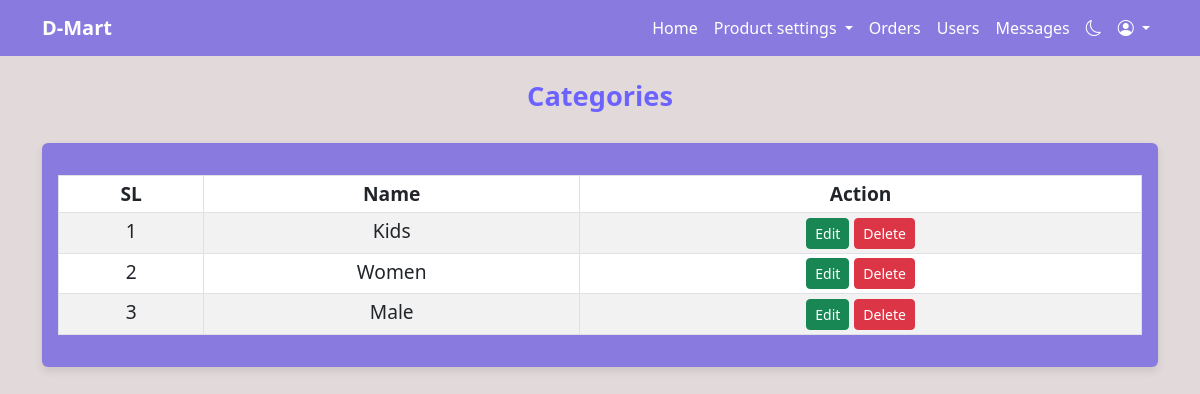
Before: /backend/categories.php (signed in) with the older database file.
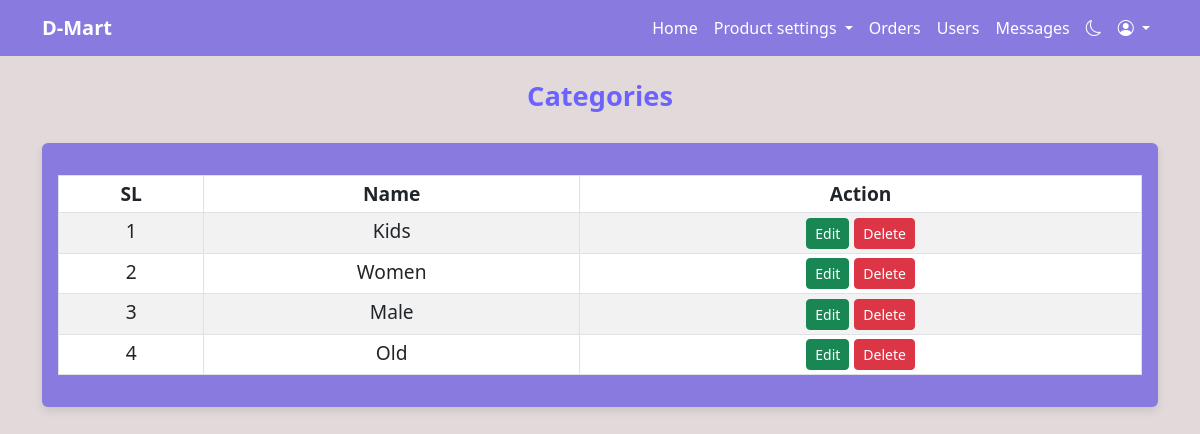
After: the same page with the newer database file.
### tables this page shows
CREATE TABLE `categories` (
  `id` int(11) NOT NULL,
  `name` varchar(250) NOT NULL,
  `status` tinyint(1) NOT NULL DEFAULT 1
);

### backend/categories.php (the view, shortened to what this page needs)
<?php
    require 'database_connection.php';
    $sql = "SELECT id, name FROM categories WHERE status = 1";
    $result = $conn->query($sql);
?>
<!DOCTYPE html>
<html lang="en">
<?php require 'assets/header.php'; ?>
<body class="day-mode">
    <?php require 'assets/menu.php'; ?>
    <h2 class="dashboard-title mt-4">Categories</h2>
    <div class="container">
        <div class="row mt-4">
            <div class="col-md-12 mb-4">
                <div class="card card-user-info">
                    <div class="card-body">
                        <table class="table table-striped table-bordered table-sm table-hover table-responsive mt-3">
                            <thead>
                                <tr>
                                    <th>SL</th>
                                    <th>Name</th>
                                    <th>Action</th>
                                </tr>
                            </thead>
                            <tbody>
                                <?php
                                if ($result->num_rows > 0) {
                                    $sl = 1;
                                    while ($row = $result->fetch_assoc()) {
                                        echo "<tr>";
                                        echo "<td>" . $sl++ . "</td>";
                                        echo "<td>" . htmlspecialchars($row['name']) . "</td>";
                                        echo "<td>
                                                <a href='edit_category.php?id=" . $row['id'] . "' class='btn btn-success btn-sm'>Edit</a>
                                                <a href='delete_category.php?id=" . $row['id'] . "'
                                                    class='btn btn-danger btn-sm'
                                                    onclick=\"return confirm('Are you sure you want to delete this category?');\">
                                                    Delete
                                                </a>
                                              </td>";
                                        echo "</tr>";
                                    }
                                } else {
                                    echo "<tr><td colspan='3' class='text-center'>No category available</td></tr>";
                                }
                                ?>
                            </tbody>
                        </table>
                    </div>
                </div>
            </div>
        </div>
    </div>
</body>
</html>

### backend/assets/header.php (shortened to what this page needs)
<head>
    <link href="https://cdnjs.cloudflare.com/ajax/libs/bootstrap/5.3.0/css/bootstrap.min.css" rel="stylesheet">
    <link href="https://cdnjs.cloudflare.com/ajax/libs/bootstrap-icons/1.8.1/font/bootstrap-icons.min.css" rel="stylesheet">
    <link  href="assets/css/style.css" type="text/css" rel="stylesheet">
</head>

### backend/assets/menu.php (shortened to what this page needs)
<nav class="navbar navbar-expand-lg">
        <div class="container">
            <a class="navbar-brand" href="index.php"><b>D-Mart</b></a>
            <div class="collapse navbar-collapse" id="navbarNav">
                <ul class="navbar-nav ms-auto">
                    <li class="nav-item"><a class="nav-link" href="index.php">Home</a></li>
                    <li class="nav-item dropdown">
                        <a class="nav-link dropdown-toggle" href="#" id="productDropdown" role="button" data-bs-toggle="dropdown" aria-expanded="false">
                            Product settings
                        </a>
                    </li>
                    <li class="nav-item"><a class="nav-link" href="orders.php">Orders</a></li>
                    <li class="nav-item"><a class="nav-link" href="#">Users</a></li>
                    <li class="nav-item"><a class="nav-link" href="#">Messages</a></li>
                    <li class="nav-item">
                        <button id="themeToggle" class="btn btn-link nav-link theme-toggle-icon">
                            <i id="toggleIcon" class="bi bi-moon"></i>
                        </button>
                    </li>
                    <li class="nav-item dropdown">
                        <a class="nav-link dropdown-toggle" href="#" id="userDropdown" role="button" data-bs-toggle="dropdown" aria-expanded="false">
                            <i class="bi bi-person-circle"></i>
                        </a>
                    </li>
                </ul>
            </div>
        </div>
    </nav>

### backend/assets/css/style.css (style rules this page uses)
body.day-mode { background-color: #e2dada; color: #040303; }
.navbar { background-color: #6c63ff; }
.navbar-brand, .nav-link, .theme-toggle-icon { color: #fff !important; }
.dashboard-title { color: #6c63ff; text-align: center; font-size: 1.7rem; font-weight: bold; margin-bottom: 30px; }
.card { border: none; box-shadow: 0 4px 8px rgba(0, 0, 0, 0.1); transition: transform 0.2s ease-in-out; }
.card-body { text-align: center; font-size: 1.2rem; color: #32ebc3; }
.day-mode .card, .day-mode .navbar { background-color: #897adf; }

Changed rows visible on the page:
added categories: name "Old"
